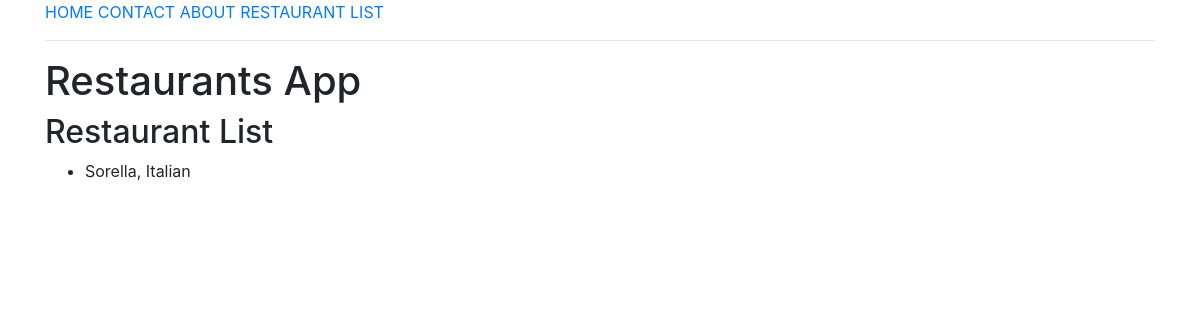
/restaurants/, run on an earlier commit of the app's database.
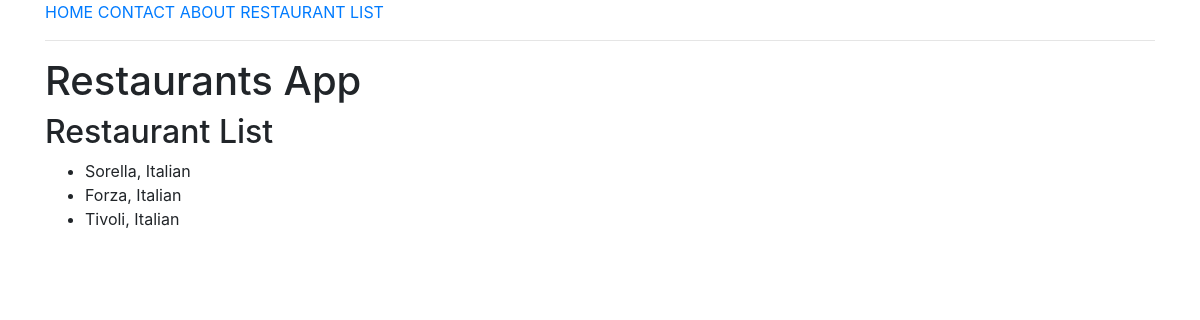
And on a later commit of the database.
### restaurants/models.py (models this page shows, shortened)
class RestaurantLocation(models.Model):
    name = models.CharField(max_length=120)
    location = models.CharField(max_length=120, null=True, blank=True)
    category = models.CharField(max_length=120, null=True, blank=True)
    timestamp = models.DateTimeField(auto_now_add=True)
    updated = models.DateTimeField(auto_now=True)
    slug = models.SlugField(null=True, blank=True)
    def __str__(self):
        return f'{self.name}, {self.category}'

### restaurants/views.py (the view)
# urls.py: url(r'^restaurants/$', RestaurantListView.as_view()),
class RestaurantListView(ListView):
    def get_queryset(self):
        slug = self.kwargs.get('slug')
        if slug:
            queryset = RestaurantLocation.objects.filter(
                Q(category__iexact=slug) |
                Q(category__icontains=slug)
            )
        else:
            queryset = RestaurantLocation.objects.all()
        return queryset

### restaurants/templates/restaurants/restaurantlocation_list.html (shortened to what this page needs)
{% extends "base.html" %}
{% block content %}
    {{ block.super }}
    <div class="container">
        <h2>Restaurant List</h2>
        <ul>
            {% for obj in object_list %}
                <li>{{ obj }}</li>
            {% endfor %}
        </ul>
    </div>
{% endblock %}

### templates/base.html (shortened to what this page needs)
<!DOCTYPE html>
<html lang="en">
<head>
    {% include "snippets/css.html" %}
</head>
<body>
<div id="container">
    {% include "snippets/nav.html" %}
    {% block content %}
        <div class="container">
            <h1>Restaurants App</h1>
        </div>
    {% endblock %}
</div>
</body>
</html>

### templates/snippets/css.html
{% load static %}
<link rel="stylesheet" href="{% static "node_modules/bootstrap/dist/css/bootstrap.min.css" %}">

### templates/snippets/nav.html
<div class="container">
    <a href="/">HOME</a>
    <a href="/contact">CONTACT</a>
    <a href="/about">ABOUT</a>
    <a href="/restaurants">RESTAURANT LIST</a>
    <hr>
</div>

### templates/snippets/js.html (shortened to what this page needs)
{% load static %}

What changed in the data, as far as the page shows it:
added RestaurantLocation: name+category "Forza, Italian"
added RestaurantLocation: name+category "Tivoli, Italian"
